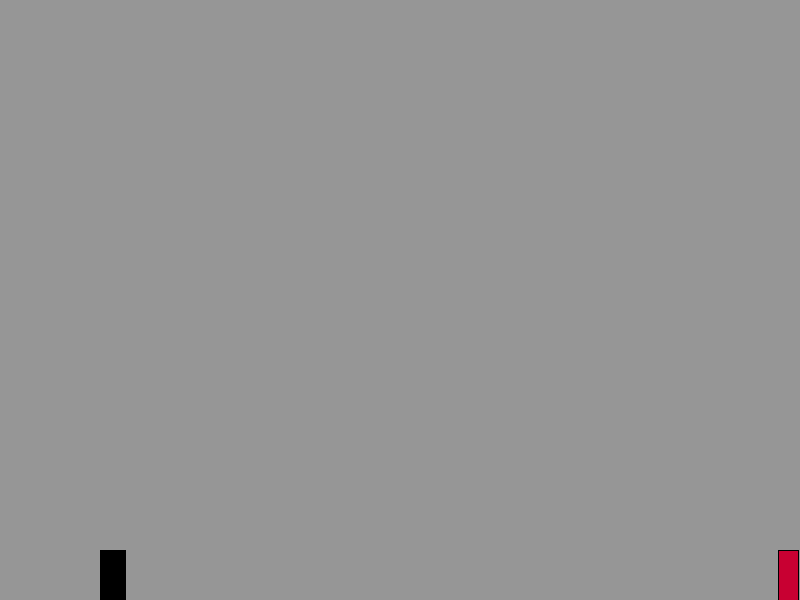
Frame 1 (no input)
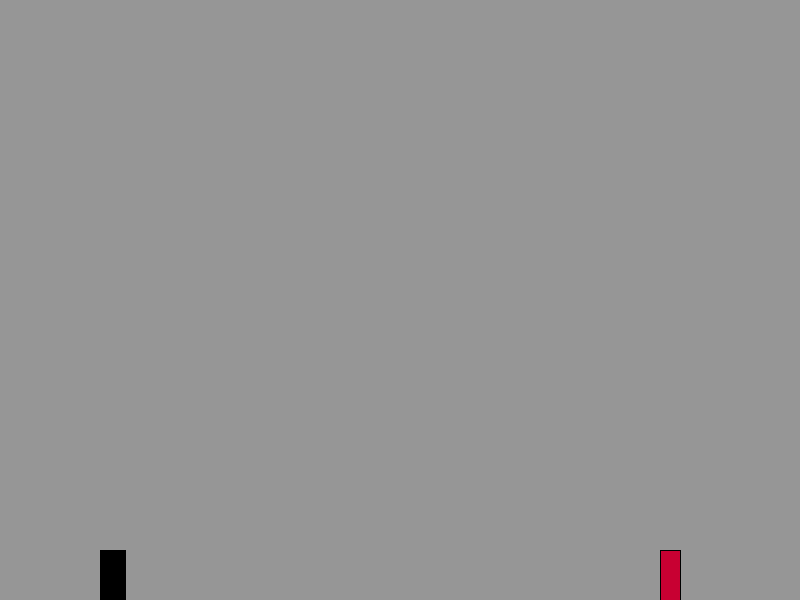
Frame 60 (the mouse pressed at the canvas centre just before this capture)
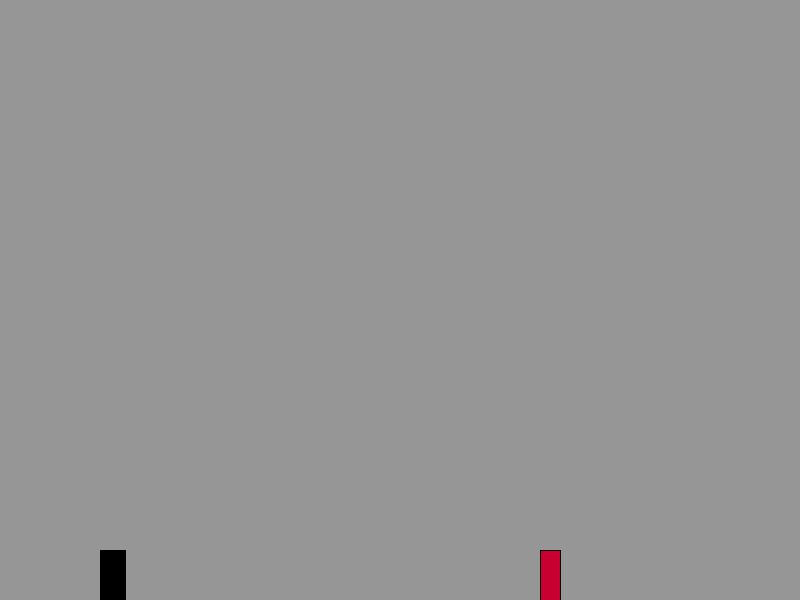
Frame 120 (the mouse held since frame 60 and released just before this capture)

The Processing sketch that drew these frames (run headless with seeded random() and noise(); from frame 60 on, the mouse is pressed at the canvas centre):

// Processing sketch: dino_game
// ── dino_game.pde
Dino d;
ArrayList<Obstacle> obstacles = new ArrayList<Obstacle>();

void setup() {
  size(800, 600);
  d = new Dino();
  obstacles.add(new Obstacle());
}


void draw() {
  background(150);
  d.update();
  d.display();

  for (int i =0; i < obstacles.size(); i++) {
    Obstacle o = obstacles.get(i);
    o.move();
    o.display();
  }
  println(obstacles.get(0).Opos.y);
}


void keyPressed() {
  if (key == ' ') {
    d.jump();
  }
  if (key == 'x') {
    obstacles.add(new Obstacle());
  }
}

// ── dino.pde
class Dino {
  PVector dinopos;
  PVector gravity;
  float jumpStrength;
  PVector vel;
  float w;
  float h;
  boolean canJump;

  Dino() {
    dinopos = new PVector (100, 550);
    vel = new PVector (0, 0);
    gravity = new PVector (0, 0.67);
    jumpStrength = 15;
    w=25;  
    h=50;
    canJump = true;
  }


  void update() {
    dinopos.add(vel);
    if (vel.y != 0 || dinopos.y < 550) {
      vel.add(gravity);
      canJump = false;
    }
    if(dinopos.y + h > height){
     dinopos.y = 550;
     vel.y = 0;
     canJump = true;
    }
  }

  void display () {
    fill(0);
    rect(dinopos.x, dinopos.y, w, h);
  }

  void jump() {
    if (canJump == true) {
      vel = new PVector (0, -jumpStrength);
    }
  }

  boolean isTouching(Obstacle o) {
    return false;
  }
}

// ── obstacle.pde
class Obstacle {
  PVector Opos;
  PVector vel;
  float w;
  float h;

  Obstacle() {

    w = 20;
    h = 50;
    Opos = new PVector(width-w, height -h);
    vel = new PVector(-2, 0);
  }

  void move() {
    Opos.add(vel);
  }

  void display() {
    fill(200, 0, 50);
    rect(Opos.x, Opos.y, w, h);
  }
}
